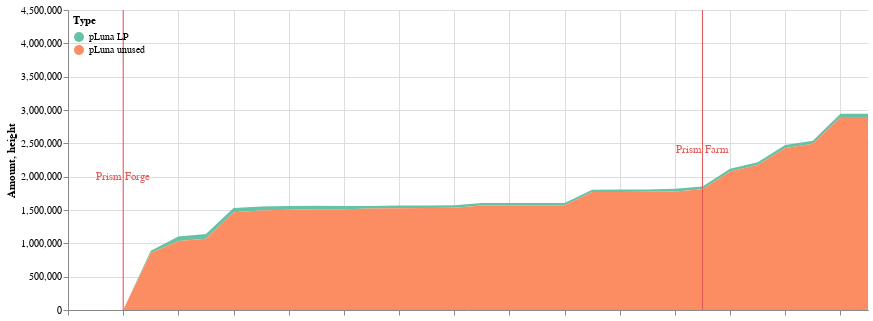

Source (notebook cell):
### Code cell
all_deltas = pdp.asset_used.append(pdp.asset_unused)
all_deltas = dp.fill_date_gaps(all_deltas, ['2022-02-11','2022-02-12','2022-02-13'])
c1 = cp.get_yluna_time_area_chart(all_deltas, 
               alt.Scale(scheme='set2'),
               min_date = all_deltas.Time.min(),
               max_date = all_deltas.Time.max(),
               top_padding = 1500000
        )

c2 = alt.Chart(dp.dates_to_mark).mark_rule(color='#e45756').encode(
    x=alt.X('date'+':T',axis=alt.Axis(labels=False,title=''))
)

c3 = alt.Chart(dp.dates_to_mark).mark_text(
    color='#e45756',
    angle=0
).encode(
    x=alt.X('text_date'+':T',axis=alt.Axis(labels=False,title='')),
    y='height',
    text='text'
)

(c1 + c2 + c3).properties(width=800).configure_view(strokeOpacity=0)

### Figure 1 — Vega-Lite specification as saved in the notebook (floating-point values rounded to 4 significant figures)
{"config": {"view": {"continuousWidth": 400, "continuousHeight": 300, "strokeOpacity": 0}}, "layer": [{"data": {"name": "data-4af8f86900db1fd6b84787f7f9de57aa"}, "mark": "area", "encoding": {"color": {"field": "Type", "legend": {"direction": "vertical", "legendY": 0, "orient": "none", "padding": 5}, "scale": {"scheme": "set2"}, "type": "nominal"}, "tooltip": [{"field": "Time", "format": "%Y-%m-%d", "type": "temporal"}, {"field": "Type", "type": "nominal"}, {"field": "Amount (millions)", "type": "nominal"}], "x": {"field": "Time", "scale": {"domain": ["2022-02-11", "2022-03-12"]}, "type": "temporal"}, "y": {"field": "Amount", "scale": {"domain": [0, 4396000.0]}, "type": "quantitative"}}}, {"data": {"name": "data-bf69e67827aa5ed7d9d532afa84e7b5c"}, "mark": {"type": "rule", "color": "#e45756"}, "encoding": {"x": {"axis": {"labels": false, "title": ""}, "field": "date", "type": "temporal"}}}, {"data": {"name": "data-bf69e67827aa5ed7d9d532afa84e7b5c"}, "mark": {"type": "text", "angle": 0, "color": "#e45756"}, "encoding": {"text": {"field": "text", "type": "nominal"}, "x": {"axis": {"labels": false, "title": ""}, "field": "text_date", "type": "temporal"}, "y": {"field": "height", "type": "quantitative"}}}], "width": 800, "$schema": "https://vega.github.io/schema/vega-lite/v4.17.0.json", "datasets": {"data-4af8f86900db1fd6b84787f7f9de57aa": [{"Time": "2022-02-14", "Amount signed": 36650.0, "Amount": 36650.0, "Type": "pLuna LP", "Amount (millions)": "0.04M"}, {"Time": "2022-02-15", "Amount signed": 32280.0, "Amount": 68940.0, "Type": "pLuna LP", "Amount (millions)": "0.07M"}, {"Time": "2022-02-16", "Amount signed": 2075.0, "Amount": 71010.0, "Type": "pLuna LP", "Amount (millions)": "0.07M"}, {"Time": "2022-02-17", "Amount signed": -6336.0, "Amount": 64680.0, "Type": "pLuna LP", "Amount (millions)": "0.06M"}, {"Time": "2022-02-18", "Amount signed": -7555.0, "Amount": 57120.0, "Type": "pLuna LP", "Amount (millions)": "0.06M"}, {"Time": "2022-02-19", "Amount signed": -755.6, "Amount": 56360.0, "Type": "pLuna LP", "Amount (millions)": "0.06M"}, {"Time": "2022-02-20", "Amount signed": -4446.0, "Amount": 51920.0, "Type": "pLuna LP", "Amount (millions)": "0.05M"}, {"Time": "2022-02-21", "Amount signed": -3964.0, "Amount": 47950.0, "Type": "pLuna LP", "Amount (millions)": "0.05M"}, {"Time": "2022-02-22", "Amount signed": -7383.0, "Amount": 40570.0, "Type": "pLuna LP", "Amount (millions)": "0.04M"}, {"Time": "2022-02-23", "Amount signed": -1836.0, "Amount": 38730.0, "Type": "pLuna LP", "Amount (millions)": "0.04M"}, {"Time": "2022-02-24", "Amount signed": -2163.0, "Amount": 36570.0, "Type": "pLuna LP", "Amount (millions)": "0.04M"}, {"Time": "2022-02-25", "Amount signed": -438.1, "Amount": 36130.0, "Type": "pLuna LP", "Amount (millions)": "0.04M"}, {"Time": "2022-02-26", "Amount signed": 819.0, "Amount": 36950.0, "Type": "pLuna LP", "Amount (millions)": "0.04M"}, {"Time": "2022-02-27", "Amount signed": -175.0, "Amount": 36780.0, "Type": "pLuna LP", "Amount (millions)": "0.04M"}, {"Time": "2022-02-28", "Amount signed": -2711.0, "Amount": 34070.0, "Type": "pLuna LP", "Amount (millions)": "0.03M"}, {"Time": "2022-03-01", "Amount signed": -783.7, "Amount": 33280.0, "Type": "pLuna LP", "Amount (millions)": "0.03M"}, {"Time": "2022-03-02", "Amount signed": 1963.0, "Amount": 35250.0, "Type": "pLuna LP", "Amount (millions)": "0.04M"}, {"Time": "2022-03-03", "Amount signed": 1823.0, "Amount": 37070.0, "Type": "pLuna LP", "Amount (millions)": "0.04M"}, {"Time": "2022-03-04", "Amount signed": -783.0, "Amount": 36290.0, "Type": "pLuna LP", "Amount (millions)": "0.04M"}, {"Time": "2022-03-05", "Amount signed": 3213.0, "Amount": 39500.0, "Type": "pLuna LP", "Amount (millions)": "0.04M"}, {"Time": "2022-03-06", "Amount signed": 2395.0, "Amount": 41890.0, "Type": "pLuna LP", "Amount (millions)": "0.04M"}, {"Time": "2022-03-07", "Amount signed": -1488.0, "Amount": 40410.0, "Type": "pLuna LP", "Amount (millions)": "0.04M"}, {"Time": "2022-03-08", "Amount signed": 2733.0, "Amount": 43140.0, "Type": "pLuna LP", "Amount (millions)": "0.04M"}, {"Time": "2022-03-09", "Amount signed": 1553.0, "Amount": 44690.0, "Type": "pLuna LP", "Amount (millions)": "0.04M"}, {"Time": "2022-03-10", "Amount signed": 978.7, "Amount": 45670.0, "Type": "pLuna LP", "Amount (millions)": "0.05M"}, {"Time": "2022-03-11", "Amount signed": 648.4, "Amount": 46320.0, "Type": "pLuna LP", "Amount (millions)": "0.05M"}, {"Time": "2022-03-12", "Amount signed": 86.41, "Amount": 46410.0, "Type": "pLuna LP", "Amount (millions)": "0.05M"}, {"Time": "2022-02-14", "Amount signed": 890600.0, "Amount": 854000.0, "Type": "pLuna unused", "Amount (millions)": "0.85M"}, {"Time": "2022-02-15", "Amount signed": 213600.0, "Amount": 1035000.0, "Type": "pLuna unused", "Amount (millions)": "1.04M"}, {"Time": "2022-02-16", "Amount signed": 36280.0, "Amount": 1069000.0, "Type": "pLuna unused", "Amount (millions)": "1.07M"}, {"Time": "2022-02-17", "Amount signed": 390600.0, "Amount": 1466000.0, "Type": "pLuna unused", "Amount (millions)": "1.47M"}, {"Time": "2022-02-18", "Amount signed": 19640.0, "Amount": 1494000.0, "Type": "pLuna unused", "Amount (millions)": "1.49M"}, {"Time": "2022-02-19", "Amount signed": 9064.0, "Amount": 1503000.0, "Type": "pLuna unused", "Amount (millions)": "1.5M"}, {"Time": "2022-02-20", "Amount signed": 5244.0, "Amount": 1513000.0, "Type": "pLuna unused", "Amount (millions)": "1.51M"}, {"Time": "2022-02-21", "Amount signed": -5322.0, "Amount": 1512000.0, "Type": "pLuna unused", "Amount (millions)": "1.51M"}, {"Time": "2022-02-22", "Amount signed": 2106.0, "Amount": 1521000.0, "Type": "pLuna unused", "Amount (millions)": "1.52M"}, {"Time": "2022-02-23", "Amount signed": 4917.0, "Amount": 1528000.0, "Type": "pLuna unused", "Amount (millions)": "1.53M"}, {"Time": "2022-02-24", "Amount signed": 59.87, "Amount": 1530000.0, "Type": "pLuna unused", "Amount (millions)": "1.53M"}, {"Time": "2022-02-25", "Amount signed": 4428.0, "Amount": 1535000.0, "Type": "pLuna unused", "Amount (millions)": "1.54M"}, {"Time": "2022-02-26", "Amount signed": 32790.0, "Amount": 1567000.0, "Type": "pLuna unused", "Amount (millions)": "1.57M"}, {"Time": "2022-02-27", "Amount signed": 862.6, "Amount": 1568000.0, "Type": "pLuna unused", "Amount (millions)": "1.57M"}, {"Time": "2022-02-28", "Amount signed": -740.1, "Amount": 1570000.0, "Type": "pLuna unused", "Amount (millions)": "1.57M"}, {"Time": "2022-03-01", "Amount signed": -406.1, "Amount": 1570000.0, "Type": "pLuna unused", "Amount (millions)": "1.57M"}, {"Time": "2022-03-02", "Amount signed": 201300.0, "Amount": 1770000.0, "Type": "pLuna unused", "Amount (millions)": "1.77M"}, {"Time": "2022-03-03", "Amount signed": 1108.0, "Amount": 1769000.0, "Type": "pLuna unused", "Amount (millions)": "1.77M"}, {"Time": "2022-03-04", "Amount signed": 2958.0, "Amount": 1773000.0, "Type": "pLuna unused", "Amount (millions)": "1.77M"}, {"Time": "2022-03-05", "Amount signed": 8203.0, "Amount": 1778000.0, "Type": "pLuna unused", "Amount (millions)": "1.78M"}, {"Time": "2022-03-06", "Amount signed": 35120.0, "Amount": 1811000.0, "Type": "pLuna unused", "Amount (millions)": "1.81M"}, {"Time": "2022-03-07", "Amount signed": 267300.0, "Amount": 2079000.0, "Type": "pLuna unused", "Amount (millions)": "2.08M"}, {"Time": "2022-03-08", "Amount signed": 97090.0, "Amount": 2174000.0, "Type": "pLuna unused", "Amount (millions)": "2.17M"}, {"Time": "2022-03-09", "Amount signed": 257800.0, "Amount": 2430000.0, "Type": "pLuna unused", "Amount (millions)": "2.43M"}, {"Time": "2022-03-10", "Amount signed": 65280.0, "Amount": 2494000.0, "Type": "pLuna unused", "Amount (millions)": "2.49M"}, {"Time": "2022-03-11", "Amount signed": 402300.0, "Amount": 2896000.0, "Type": "pLuna unused", "Amount (millions)": "2.9M"}, {"Time": "2022-03-12", "Amount signed": 247.2, "Amount": 2896000.0, "Type": "pLuna unused", "Amount (millions)": "2.9M"}, {"Time": "2022-02-11", "Amount signed": 0.0, "Amount": 0.0, "Type": "pLuna LP", "Amount (millions)": "0.0M"}, {"Time": "2022-02-12", "Amount signed": 0.0, "Amount": 0.0, "Type": "pLuna LP", "Amount (millions)": "0.0M"}, {"Time": "2022-02-13", "Amount signed": 0.0, "Amount": 0.0, "Type": "pLuna LP", "Amount (millions)": "0.0M"}, {"Time": "2022-02-11", "Amount signed": 0.0, "Amount": 0.0, "Type": "pLuna unused", "Amount (millions)": "0.0M"}, {"Time": "2022-02-12", "Amount signed": 0.0, "Amount": 0.0, "Type": "pLuna unused", "Amount (millions)": "0.0M"}, {"Time": "2022-02-13", "Amount signed": 0.0, "Amount": 0.0, "Type": "pLuna unused", "Amount (millions)": "0.0M"}], "data-bf69e67827aa5ed7d9d532afa84e7b5c": [{"text_date": "2022-02-13", "date": "2022-02-13", "height": 2000000, "text": "Prism Forge"}, {"text_date": "2022-03-06", "date": "2022-03-06", "height": 2400000, "text": "Prism Farm"}]}}
